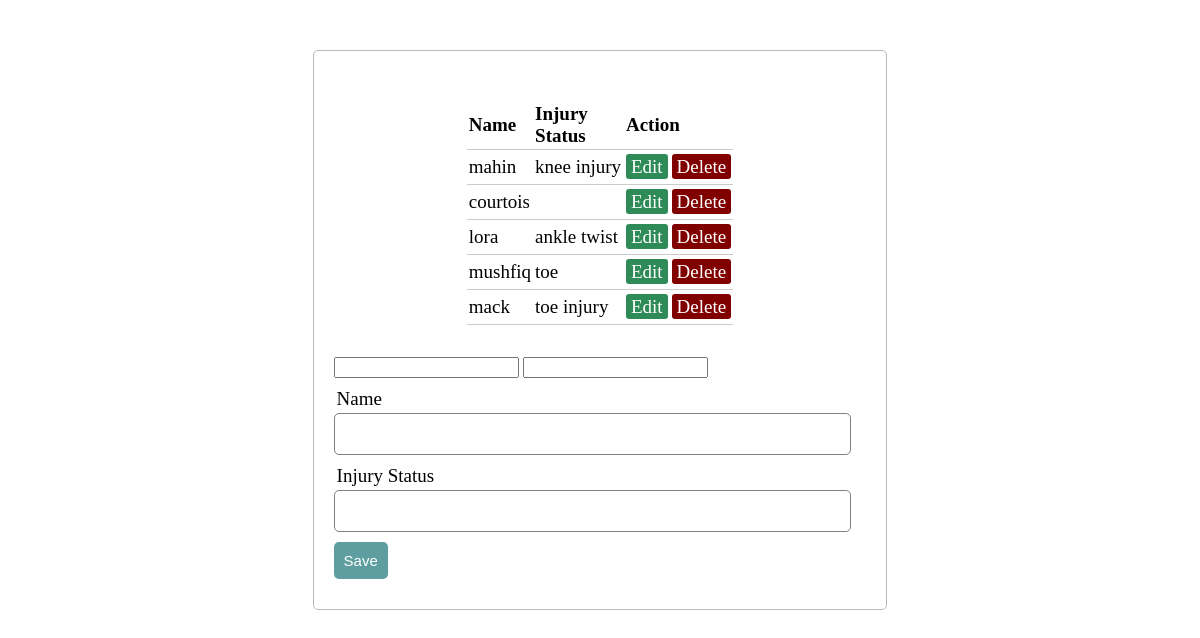
The page /root/Physio/InjuryUpdateinfo/index.php on the database its author committed.
### tables this page shows
CREATE TABLE `physioinjury` (
  `id` int(10) NOT NULL,
  `name` varchar(10) NOT NULL,
  `position` varchar(10) NOT NULL,
  `injury` varchar(20) NOT NULL
);

### root/Physio/InjuryUpdateinfo/server.php (called while the page is built, shortened)
<?php
	$name = "";
	$address = "";
	$update = false;

### root/Physio/InjuryUpdateinfo/index.php (the view, shortened to what this page needs)
<?php  include('server.php'); ?>
<!DOCTYPE html>
<html>
<head>
<link rel="stylesheet" type="text/css" href="styles.css">
</head>
<body>
	<form method="post" action="server.php" >
<?php $results = mysqli_query($db, "SELECT * FROM physioinjury"); ?>
<table>
	<thead>
		<tr>
			<th>Name</th>
			<th>Injury Status</th>
			<th colspan="2">Action</th>
		</tr>
	</thead>
	<?php while ($row = mysqli_fetch_array($results)) { ?>
		<tr>
			<td><?php echo $row['name']; ?></td>
			<td><?php echo $row['injury']; ?></td>
			<td>
				<a href="index.php?edit=<?php echo $row['id']; ?>" class="edit_btn" >Edit</a>
			</td>
			<td>
				<a href="server.php?del=<?php echo $row['id']; ?>" class="del_btn">Delete</a>
			</td>
		</tr>
	<?php } ?>
</table>
<form>
<input type="text" name="name" value="<?php echo $name; ?>">
<input type="text" name="injury" value="<?php echo $address; ?>">
		<div class="input-group">
			<label>Name</label>
			<input type="text" name="name" value="">
		</div>
		<div class="input-group">
			<label>Injury Status</label>
			<input type="text" name="address" value="">
		</div>
		<div class="input-group">
			<?php if ($update == true): ?>
	<button class="btn" type="submit" name="update" style="background: #556B2F;" >update</button>
<?php else: ?>
	<button class="btn" type="submit" name="save" >Save</button>
<?php endif ?>
		</div>
	</form>
</body>
</html>

### root/Physio/InjuryUpdateinfo/styles.css (style rules this page uses)
body { font-size: 19px; }
table { width: 50%; margin: 30px auto; border-collapse: collapse; text-align: left; }
tr { border-bottom: 1px solid #cbcbcb; }
th, td { border: none; height: 30px; padding: 2px; }
form { width: 45%; margin: 50px auto; text-align: left; padding: 20px; border: 1px solid #bbbbbb; border-radius: 5px; }
.input-group { margin: 10px 0px 10px 0px; }
.input-group label { display: block; text-align: left; margin: 3px; }
.input-group input { height: 30px; width: 93%; padding: 5px 10px; font-size: 16px; border-radius: 5px; border: 1px solid gray; }
.btn { padding: 10px; font-size: 15px; color: white; background: #5F9EA0; border: none; border-radius: 5px; }
.edit_btn { text-decoration: none; padding: 2px 5px; background: #2E8B57; color: white; border-radius: 3px; }
.del_btn { text-decoration: none; padding: 2px 5px; color: white; border-radius: 3px; background: #800000; }

### rows shown on the page
physioinjury: name "mahin", injury "knee injury"
physioinjury: name "courtois"
physioinjury: name "lora", injury "ankle twist"
physioinjury: name "mushfiq", injury "toe"
physioinjury: name "mack", injury "toe injury"
